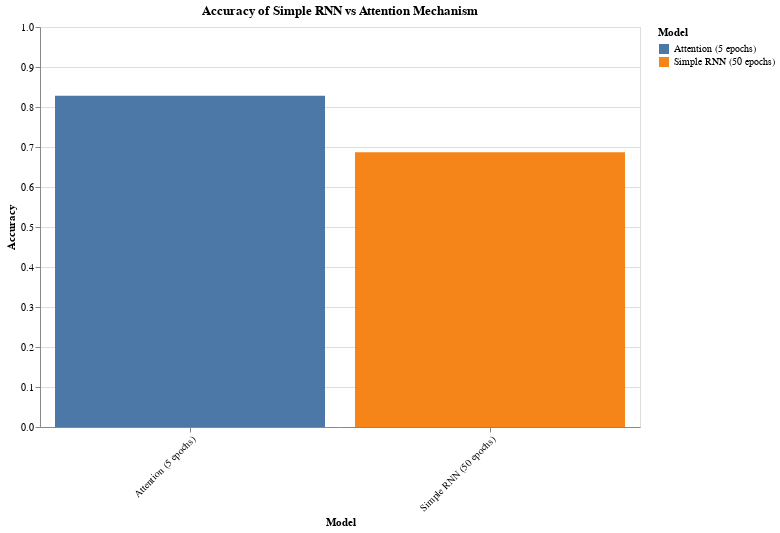

Write notebook code for a chart like this one.
### Markdown cell above
## Using Attention Mechanism

By adding an attention mechanism, our model performs way better even when using the low number of epochs.

### Code cell
import altair as alt

y_pred = model.predict(x_test)
y_pred = np.round(y_pred)
attention_accuracy = accuracy_score(y_test, y_pred)

accuracy = [attention_accuracy, simple_accuracy]
models = ['Attention (5 epochs)', 'Simple RNN (50 epochs)']

accuracy_df = pd.DataFrame({
    'Model': models,
    'Accuracy': accuracy
})


chart = alt.Chart(accuracy_df).mark_bar().encode(
    x=alt.X('Model:O', axis=alt.Axis(labelAngle=-45)),
    y=alt.Y('Accuracy:Q', scale=alt.Scale(domain=[0, 1])),
    color='Model:N',  # The ":N" specifies that color is based on a nominal field
    tooltip=['Model:N', 'Accuracy:Q']  
).properties(
    width=600,
    height=400,
    title='Accuracy of Simple RNN vs Attention Mechanism'
).configure_mark(
    opacity=1  
).interactive()  # Enable interactive features like zooming and panning

# Show the chart
chart.display()

### Figure 1 — Vega-Lite specification as saved in the notebook (floating-point values rounded to 4 significant figures)
{"config": {"view": {"continuousWidth": 300, "continuousHeight": 300}, "mark": {"opacity": 1}}, "data": {"name": "data-1a02a5c4b8b926e22330d4362ac6a18c"}, "mark": {"type": "bar"}, "encoding": {"color": {"field": "Model", "type": "nominal"}, "tooltip": [{"field": "Model", "type": "nominal"}, {"field": "Accuracy", "type": "quantitative"}], "x": {"axis": {"labelAngle": -45}, "field": "Model", "type": "ordinal"}, "y": {"field": "Accuracy", "scale": {"domain": [0, 1]}, "type": "quantitative"}}, "height": 400, "params": [{"name": "param_75", "select": {"type": "interval", "encodings": ["x", "y"]}, "bind": "scales"}], "title": "Accuracy of Simple RNN vs Attention Mechanism", "width": 600, "$schema": "https://vega.github.io/schema/vega-lite/v5.16.3.json", "datasets": {"data-1a02a5c4b8b926e22330d4362ac6a18c": [{"Model": "Attention (5 epochs)", "Accuracy": 0.8279}, {"Model": "Simple RNN (50 epochs)", "Accuracy": 0.6869}]}}
